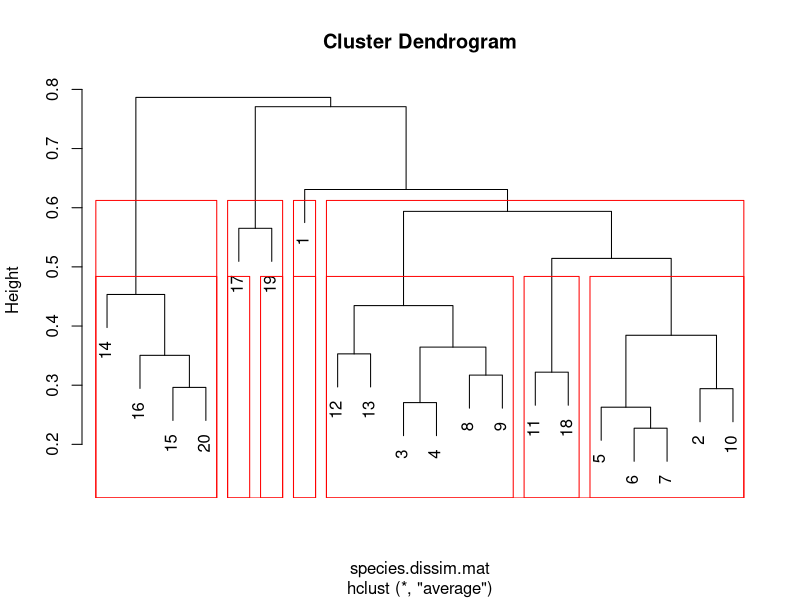
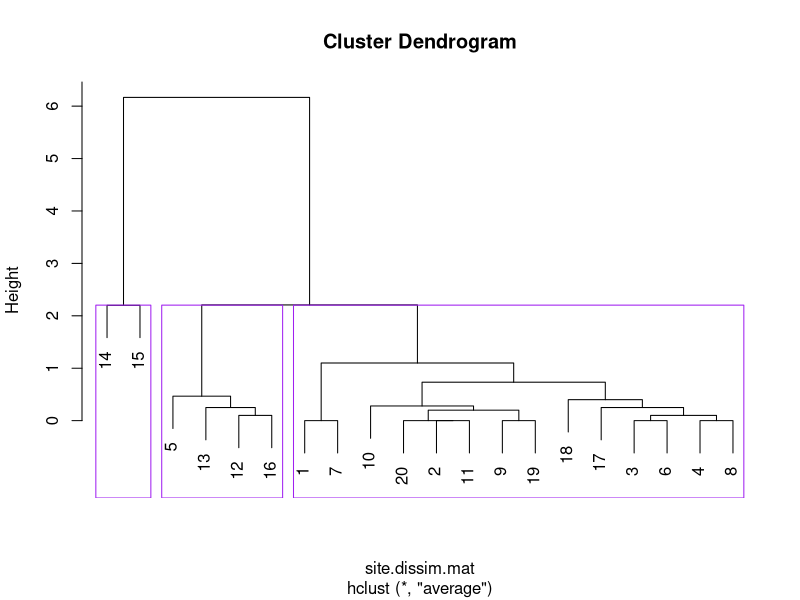
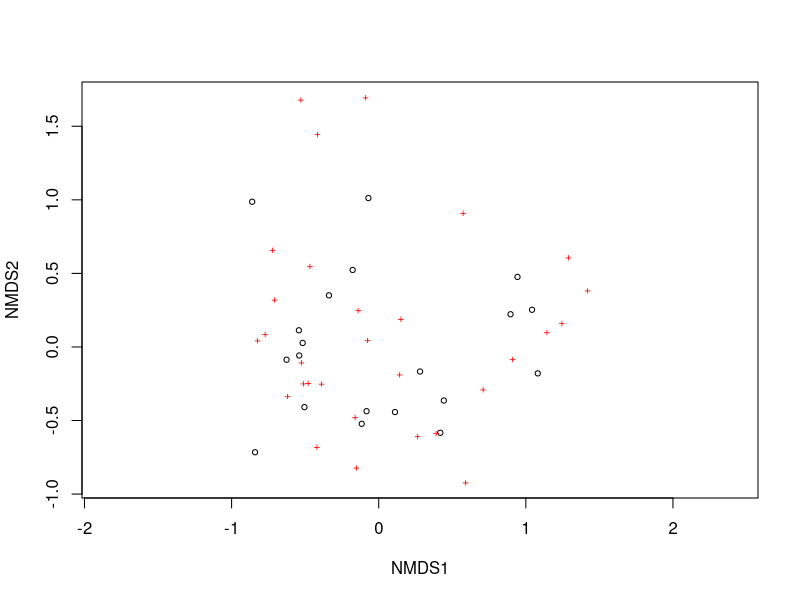
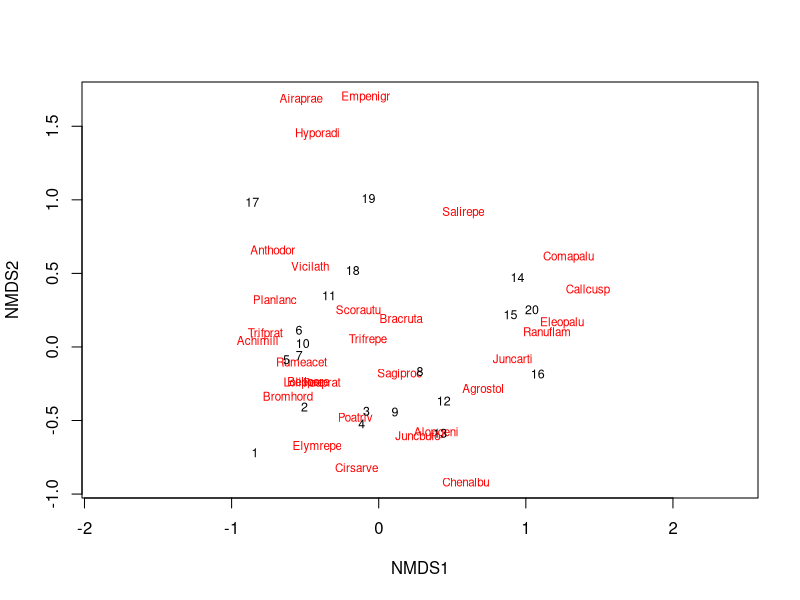
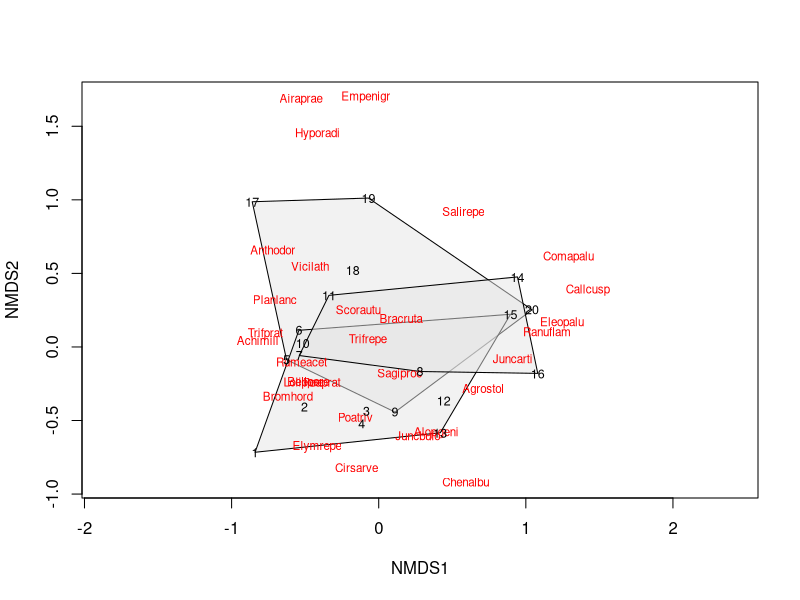
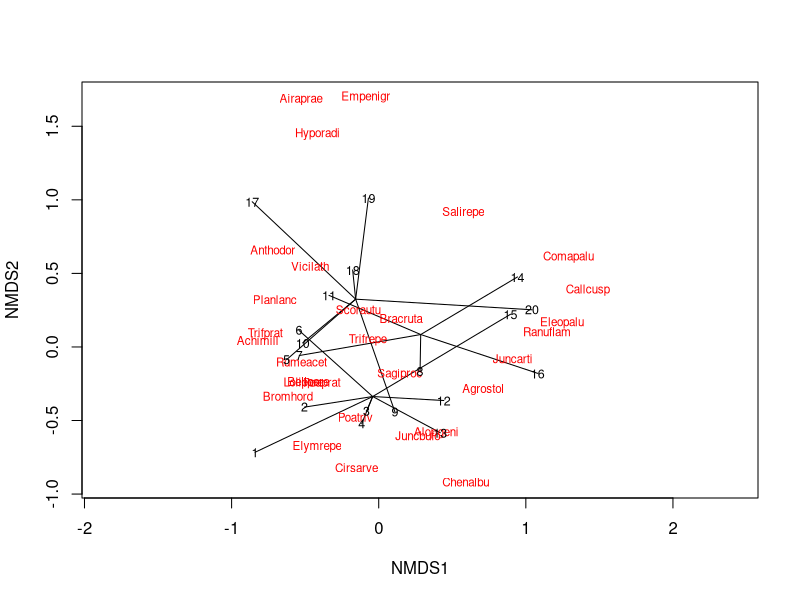
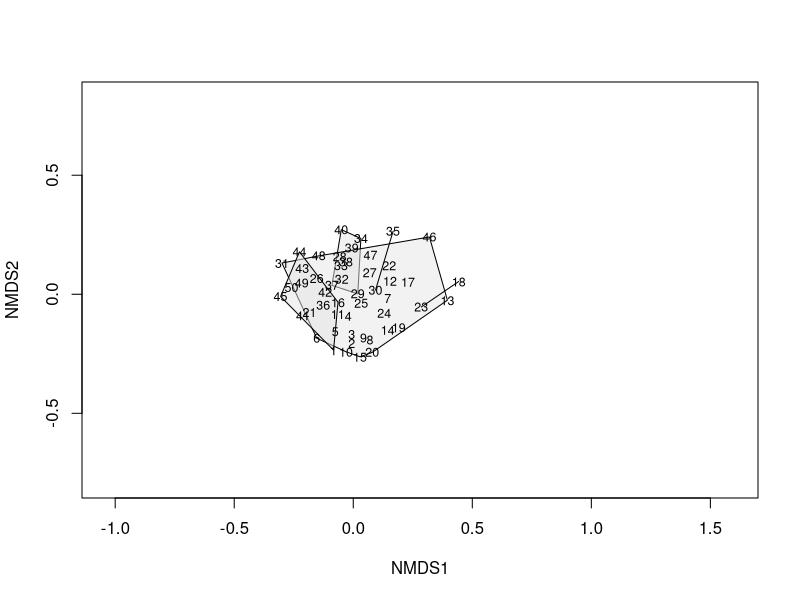

Reproduce these figures in R, in order.
# libraries
library(tidyverse)
library(vegan)

# data
data("dune")
data("dune.env")
species.data <- dune
site.data <- dune.env

species.dissim.mat <- vegdist(species.data, 
                              method = "bray")

# q2
  ?vegdist
  site.dissim.mat <- vegdist(site.data$A1, 
                             method = "manhattan")
  
# q3
  mantel(species.dissim.mat, 
         site.dissim.mat, 
         method = "pearson", 
         permutations=9999)
  cluster_fit <- hclust(species.dissim.mat, 
                        method = "average")
  plot(cluster_fit)  

# q4
  rect.hclust(cluster_fit, 
              k = 4, 
              border = "red")
  rect.hclust(cluster_fit, 
              h = 0.5, 
              border = "red")  

  env_cluster_fit <- hclust(site.dissim.mat, 
                            method = "average")
  plot(env_cluster_fit)
  rect.hclust(env_cluster_fit, 
              k = 3, 
              border = "purple")

# q5
  species.NMDS <- metaMDS(species.data, 
                          k=2)
  species.NMDS  
  plot(species.NMDS)  
  ordiplot(species.NMDS, 
           type = "none")  
  orditorp(species.NMDS, 
           display = "species", 
           col = "red", 
           air = 0.01)
  orditorp(species.NMDS, 
           display = "sites", 
           cex = 0.75, 
           air = 0.01)  
  ordiplot(species.NMDS, 
           type = "n")
  ordihull(species.NMDS, 
           groups = site.data$Use, 
           draw = "polygon", 
           col = "grey90", 
           label = FALSE)
  orditorp(species.NMDS, 
           display = "species", 
           col = "red", 
           air = 0.01)
  orditorp(species.NMDS, 
           display = "sites", 
           cex = 0.75, 
           air = 0.01)  

  ordiplot(species.NMDS, 
           type = "none")  
  ordispider(species.NMDS, 
             groups = site.data$Use, 
             col = "black", 
             label = FALSE)
  orditorp(species.NMDS, 
           display = "species", 
           col = "red", 
           air = 0.01)
  orditorp(species.NMDS, 
           display = "sites", 
           cex = 0.75, 
           air = 0.01)  

# q6
  data(BCI)
  data("BCI.env")
  species.BCI <- BCI
  environment.BCI <- BCI.env

  BCI.species.dissim.mat <- vegdist(species.BCI, 
                                    method = "euclidian")  
  BCI.species.NMDS <- metaMDS(species.BCI, k = 2)
  
  ordiplot(BCI.species.NMDS, type = "n")
  
  ordihull(BCI.species.NMDS, 
           groups = environment.BCI$Habitat, 
           draw = "polygon", 
           col = "grey90", 
           label = FALSE)  

  orditorp(BCI.species.NMDS, 
           display = "sites", 
           cex = 0.75, 
           air = 0.01)
  

  
  
